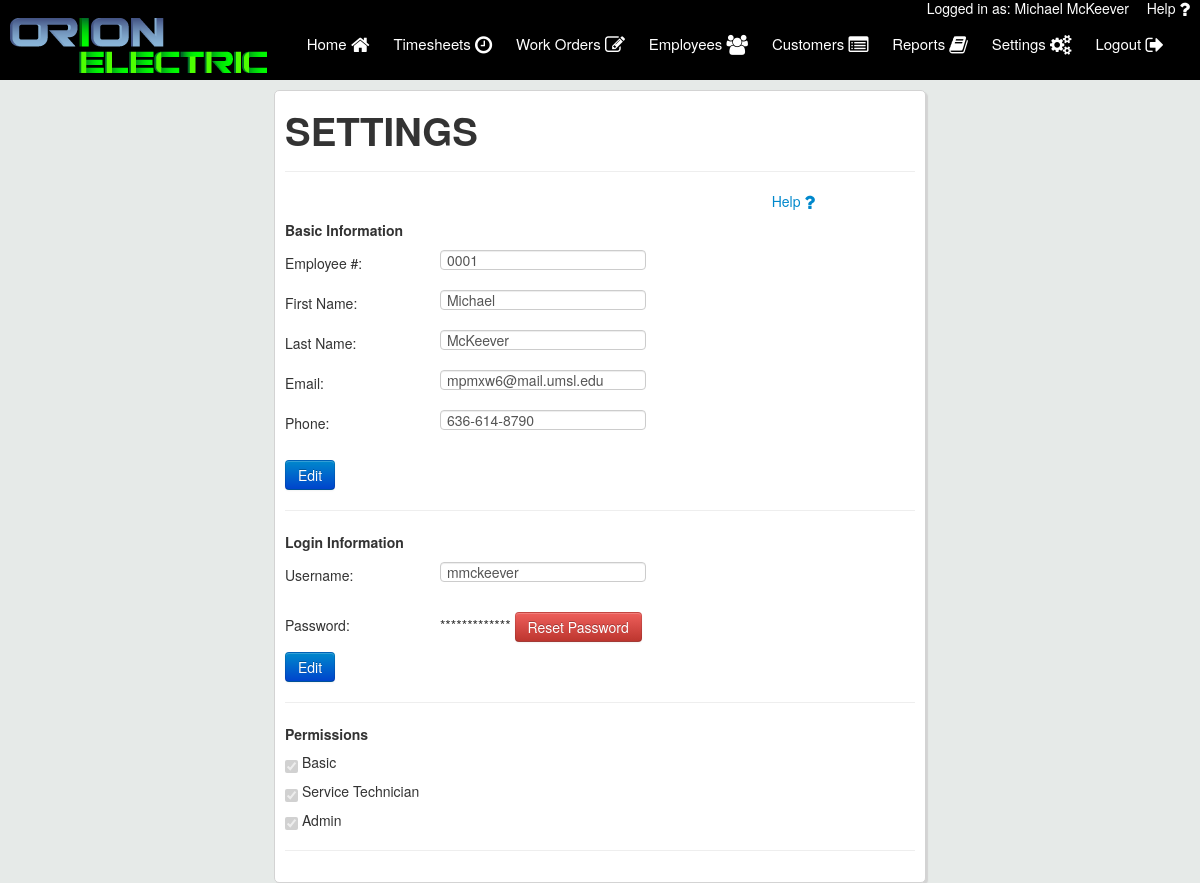
The page /settings.php (signed in) on the database its author committed.
### tables this page shows
CREATE TABLE `users` (
  `user_id` int(11) NOT NULL,
  `first_name` varchar(50) NOT NULL,
  `last_name` varchar(50) NOT NULL,
  `email` varchar(50) NOT NULL,
  `username` varchar(50) NOT NULL,
  `password` varchar(50) NOT NULL,
  `emp_num` int(11) NOT NULL,
  `is_tech` varchar(3) NOT NULL,
  `is_admin` varchar(3) NOT NULL,
  `user_phone` varchar(12) NOT NULL,
  `is_deleted` varchar(3) NOT NULL
);

### settings.php (the view, shortened to what this page needs)
<?php
    include("includes/header.php");
?>
    <div class="main_column column">
    <h1>SETTINGS</h1>
    <hr>
    <a href="user_manual.pdf#page=7" target="_blank" style="float: right; padding: 0 100px;">Help <i class="fa fa-question fa-lg"></i></a><br>
        <h5>Basic Information</h5>
        <form active="settings.php" method="POST">
        <p><label>Employee #:</label> <input type="text" id="emp_num" name="emp_num" value="<?php echo sprintf("%04d", $user['emp_num']);?>" disabled> </p>
        <p><label>First Name:</label> <input type="text" id="first_name" name="first_name" maxlength="25" value="<?php echo $user['first_name']; ?>" disabled></p>
        <p><label>Last Name:</label> <input type="text" id="last_name" name="last_name" maxlength="25" value="<?php echo $user['last_name']; ?>" disabled></p>
        <p><label>Email:</label> <input type="email" id="email" name="email" maxlength="50" value="<?php echo $user['email']; ?>" disabled></p>
        <p><label>Phone:</label> <input type="text" id="phone" name="phone" minlength="12" maxlength="12" value="<?php echo $user['user_phone']; ?>" disabled></p>
        </form>
        <p><button type="button" class="btn btn-primary" id="edit_basic">Edit</button></p>
        <hr>
        <h5>Login Information</h5>
        <form active="settings.php" method="POST" id="login_form">
        <p><label>Username:</label> <input type="text" id="username" name="username" maxlength="25" value="<?php echo $user['username']; ?>" disabled></p>
        </form>
        <p><label>Password:</label> *************
            <a href="reset_password.php">
                <button class="btn btn-danger">Reset Password</button></p>
        <p><button type="button" class="btn btn-primary" id="edit_login">Edit</button></p>
        <hr>
        <h5>Permissions</h5>
        <p><input type="checkbox" checked disabled> Basic</p>
        <p><input type="checkbox" id="is_tech" name="is_tech" disabled> Service Technician</p>
        <p><input type="checkbox" id="is_admin" name="is_admin" disabled> Admin</p>
        <hr>
    </div>
</div>
</body>
</html>

### includes/header.php (shortened to what this page needs)
<?php
    require 'config/config.php';
    if (isset($_SESSION['username'])){
        $userLoggedIn = $_SESSION['username'];
		$user_details_query = mysqli_query($con,"SELECT * FROM users WHERE username='$userLoggedIn' AND is_deleted='no'");
		if(mysqli_num_rows($user_details_query)==1){
			$user = mysqli_fetch_array($user_details_query);
		}else{
			unset($_SESSION['username']);
			header("Location: login.php");
		}
    }
    else {
        header("Location: login.php");
    }
?>
<html>
<head>
	<link rel="stylesheet" type="text/css" href="//maxcdn.bootstrapcdn.com/font-awesome/4.3.0/css/font-awesome.min.css">
    <link rel="stylesheet" type="text/css" href="assets/css/bootstrap.css">
	<link rel="stylesheet" type="text/css" href="assets/css/style.css">
	<link rel="stylesheet" type="text/css" href="assets/css/jquery-ui.min.css">
</head>
<body>
	<div class="user_logged">
		Logged in as: <?php echo $user['first_name'] .' ' . $user['last_name'];?>&nbsp;&nbsp;
		<a href="user_manual.pdf" target="_blank" style="float: right; padding: 0 10px; color: #fff; ">Help <i class="fa fa-question fa-lg"></i></a>
	</div>
    <div class="top_bar">
		<div class="logo">
			<a href="index.php"><img src="assets/logos/orionelectric.png"></a>
		</div>
		<nav id="desktop">
			<ul>
			<a href="index.php">
				Home <i class="fa fa-home fa-lg"></i>
			</a>
			<a href="timesheets.php">
				Timesheets <i class="fa fa-clock-o fa-lg"></i>
            </a>
			<a href="workorders.php" id="workorder_nav" style="display: none;">
				Work Orders <i class="fa fa-pencil-square-o fa-lg"></i>
			</a>
			<a href="employees.php" id="emp_nav" style="display: none;">
				Employees <i class="fa fa-users fa-lg"></i>
			</a>
            <a href="customers.php" id="cust_nav" style="display: none;">
				Customers <i class="fa fa-list-alt fa-lg" ></i>
			</a>
            <a href="reports.php" id="rep_nav" style="display: none;">
				Reports <i class="fa fa-book fa-lg" ></i>
			</a>
			<a href="settings.php">
				Settings <i class="fa fa-cogs fa-lg"></i>
			</a>
			<a href="includes/handlers/logout.php">
				Logout <i class="fa fa-sign-out fa-lg"></i>
			</a>
		</ul>
		</nav>
	</div>
	<div class="wrapper">

### assets/css/style.css (style rules this page uses)
body { line-height: 17px; background-color: #e6eae8; }
.user_logged { width: 100%; background-color: black; color: #fff; text-align: right; position: fixed; height: 10px; z-index: 11; }
.top_bar { width: 100%; height: 70px; background-color: black; margin:10px 0 10px 0; display: inline-flex; position: fixed; z-index: 10; }
.logo img { margin-left: 10px; position: relative; top: 8px; z-index: 3; }
nav { float: right; right: 1px; position: absolute; margin: 25px; }
nav a { position: relative; color: #fff; text-decoration: none; font-size: 15px; padding: 25px 0; margin: -25px 10px; display: inline-block; height: 50px; }
.wrapper { margin: 0 auto; top: 90px; position: relative; padding: 0 10px; width: 75%; }
.column { background-color: #fff; padding: 10px; border: 1px solid #d3d3d3; border-radius: 5px; box-shadow: 2px 2px 1px #d3d3d3; z-index: -1; }
.main_column { margin: 0 auto; width: 70%; z-index: -1; min-height: 160px; }
label { min-width: 150px; display: inline-block; padding-right: 1px; }
input:read-only { background-color: #fff; cursor: pointer; }

### rows shown on the page
users: first_name "Michael", last_name "McKeever", emp_num "0001", email "mpmxw6@mail.umsl.edu", phone "636-614-8790", username "mmckeever"
